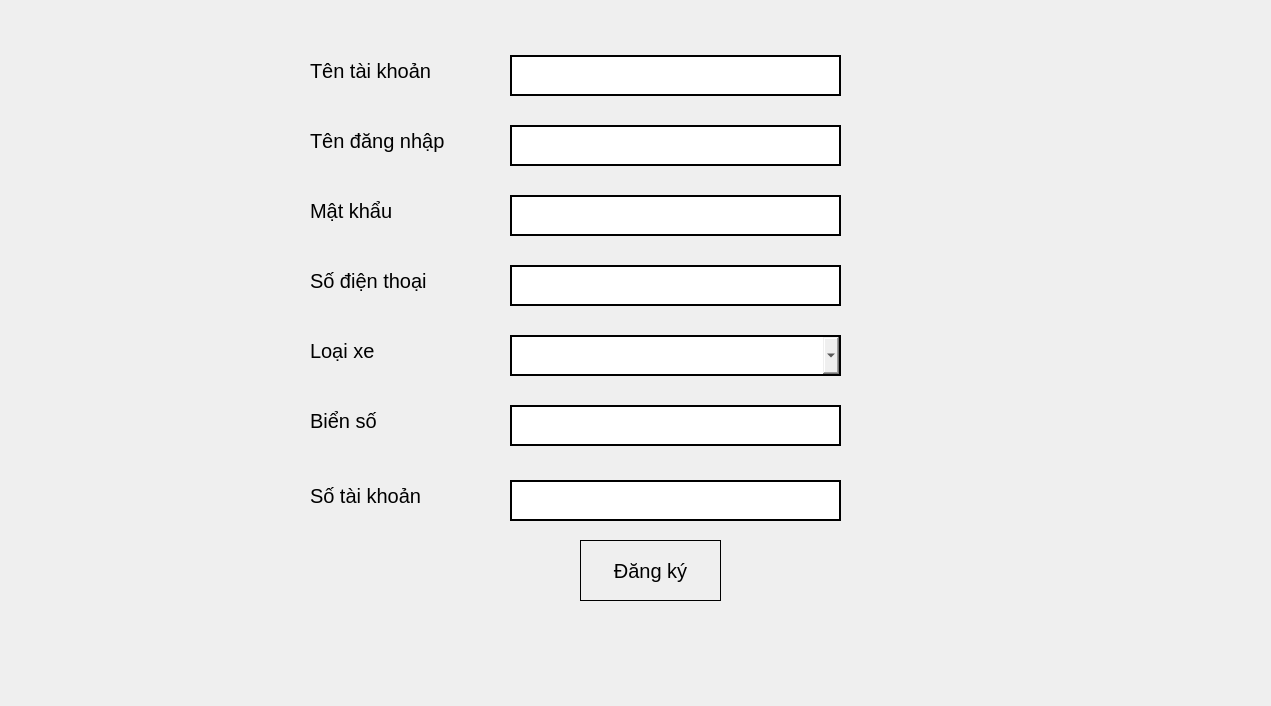
<?xml version="1.0" encoding="UTF-8"?>
<ui version="4.0">
 <class>Dki</class>
 <widget class="QDialog" name="Dki">
  <property name="geometry">
   <rect>
    <x>0</x>
    <y>0</y>
    <width>1271</width>
    <height>706</height>
   </rect>
  </property>
  <property name="windowTitle">
   <string>Dialog</string>
  </property>
  <widget class="QLabel" name="backgroumd">
   <property name="geometry">
    <rect>
     <x>-30</x>
     <y>-30</y>
     <width>1281</width>
     <height>721</height>
    </rect>
   </property>
   <property name="text">
    <string/>
   </property>
   <property name="pixmap">
    <pixmap>C:/Users/linh/Downloads/vietnam-map-png_68985.png</pixmap>
   </property>
   <property name="scaledContents">
    <bool>true</bool>
   </property>
  </widget>
  <widget class="QLabel" name="label">
   <property name="geometry">
    <rect>
     <x>310</x>
     <y>40</y>
     <width>161</width>
     <height>61</height>
    </rect>
   </property>
   <property name="font">
    <font>
     <pointsize>15</pointsize>
    </font>
   </property>
   <property name="text">
    <string>Tên tài khoản</string>
   </property>
  </widget>
  <widget class="QLabel" name="label_2">
   <property name="geometry">
    <rect>
     <x>310</x>
     <y>110</y>
     <width>181</width>
     <height>61</height>
    </rect>
   </property>
   <property name="font">
    <font>
     <pointsize>15</pointsize>
    </font>
   </property>
   <property name="text">
    <string>Tên đăng nhập</string>
   </property>
  </widget>
  <widget class="QLabel" name="label_3">
   <property name="geometry">
    <rect>
     <x>310</x>
     <y>180</y>
     <width>131</width>
     <height>61</height>
    </rect>
   </property>
   <property name="font">
    <font>
     <pointsize>15</pointsize>
    </font>
   </property>
   <property name="text">
    <string>Mật khẩu</string>
   </property>
  </widget>
  <widget class="QLineEdit" name="linenameuser">
   <property name="geometry">
    <rect>
     <x>510</x>
     <y>55</y>
     <width>331</width>
     <height>41</height>
    </rect>
   </property>
   <property name="font">
    <font>
     <pointsize>15</pointsize>
    </font>
   </property>
   <property name="styleSheet">
    <string notr="true">border: 2px solid black</string>
   </property>
  </widget>
  <widget class="QLineEdit" name="linename">
   <property name="geometry">
    <rect>
     <x>510</x>
     <y>125</y>
     <width>331</width>
     <height>41</height>
    </rect>
   </property>
   <property name="font">
    <font>
     <pointsize>15</pointsize>
    </font>
   </property>
   <property name="styleSheet">
    <string notr="true">border: 2px solid black</string>
   </property>
  </widget>
  <widget class="QLineEdit" name="linepass">
   <property name="geometry">
    <rect>
     <x>510</x>
     <y>195</y>
     <width>331</width>
     <height>41</height>
    </rect>
   </property>
   <property name="font">
    <font>
     <pointsize>15</pointsize>
    </font>
   </property>
   <property name="styleSheet">
    <string notr="true">border: 2px solid black</string>
   </property>
  </widget>
  <widget class="QPushButton" name="buttonDki">
   <property name="geometry">
    <rect>
     <x>580</x>
     <y>540</y>
     <width>141</width>
     <height>61</height>
    </rect>
   </property>
   <property name="font">
    <font>
     <pointsize>15</pointsize>
    </font>
   </property>
   <property name="styleSheet">
    <string notr="true">border: 1px solid black</string>
   </property>
   <property name="text">
    <string>Đăng ký</string>
   </property>
  </widget>
  <widget class="QLabel" name="label_4">
   <property name="geometry">
    <rect>
     <x>310</x>
     <y>320</y>
     <width>131</width>
     <height>61</height>
    </rect>
   </property>
   <property name="font">
    <font>
     <pointsize>15</pointsize>
    </font>
   </property>
   <property name="text">
    <string>Loại xe</string>
   </property>
  </widget>
  <widget class="QLabel" name="label_5">
   <property name="geometry">
    <rect>
     <x>310</x>
     <y>250</y>
     <width>161</width>
     <height>61</height>
    </rect>
   </property>
   <property name="font">
    <font>
     <pointsize>15</pointsize>
    </font>
   </property>
   <property name="text">
    <string>Số điện thoại</string>
   </property>
  </widget>
  <widget class="QLabel" name="label_6">
   <property name="geometry">
    <rect>
     <x>310</x>
     <y>390</y>
     <width>131</width>
     <height>61</height>
    </rect>
   </property>
   <property name="font">
    <font>
     <pointsize>15</pointsize>
    </font>
   </property>
   <property name="text">
    <string>Biển số</string>
   </property>
  </widget>
  <widget class="QLineEdit" name="linesdt">
   <property name="geometry">
    <rect>
     <x>510</x>
     <y>265</y>
     <width>331</width>
     <height>41</height>
    </rect>
   </property>
   <property name="font">
    <font>
     <pointsize>15</pointsize>
    </font>
   </property>
   <property name="styleSheet">
    <string notr="true">border: 2px solid black</string>
   </property>
  </widget>
  <widget class="QLineEdit" name="linebienso">
   <property name="geometry">
    <rect>
     <x>510</x>
     <y>405</y>
     <width>331</width>
     <height>41</height>
    </rect>
   </property>
   <property name="font">
    <font>
     <pointsize>15</pointsize>
    </font>
   </property>
   <property name="styleSheet">
    <string notr="true">border: 2px solid black</string>
   </property>
  </widget>
  <widget class="QComboBox" name="comboBoxLoaiXe">
   <property name="geometry">
    <rect>
     <x>510</x>
     <y>335</y>
     <width>331</width>
     <height>41</height>
    </rect>
   </property>
   <property name="font">
    <font>
     <pointsize>15</pointsize>
    </font>
   </property>
   <property name="styleSheet">
    <string notr="true">border: 2px solid black</string>
   </property>
  </widget>
  <widget class="QLabel" name="label_7">
   <property name="geometry">
    <rect>
     <x>310</x>
     <y>470</y>
     <width>141</width>
     <height>51</height>
    </rect>
   </property>
   <property name="font">
    <font>
     <pointsize>15</pointsize>
    </font>
   </property>
   <property name="text">
    <string>Số tài khoản</string>
   </property>
  </widget>
  <widget class="QLineEdit" name="linestk">
   <property name="geometry">
    <rect>
     <x>510</x>
     <y>480</y>
     <width>331</width>
     <height>41</height>
    </rect>
   </property>
   <property name="font">
    <font>
     <pointsize>15</pointsize>
    </font>
   </property>
   <property name="styleSheet">
    <string notr="true">border: 2px solid black</string>
   </property>
  </widget>
 </widget>
 <resources/>
 <connections/>
</ui>
